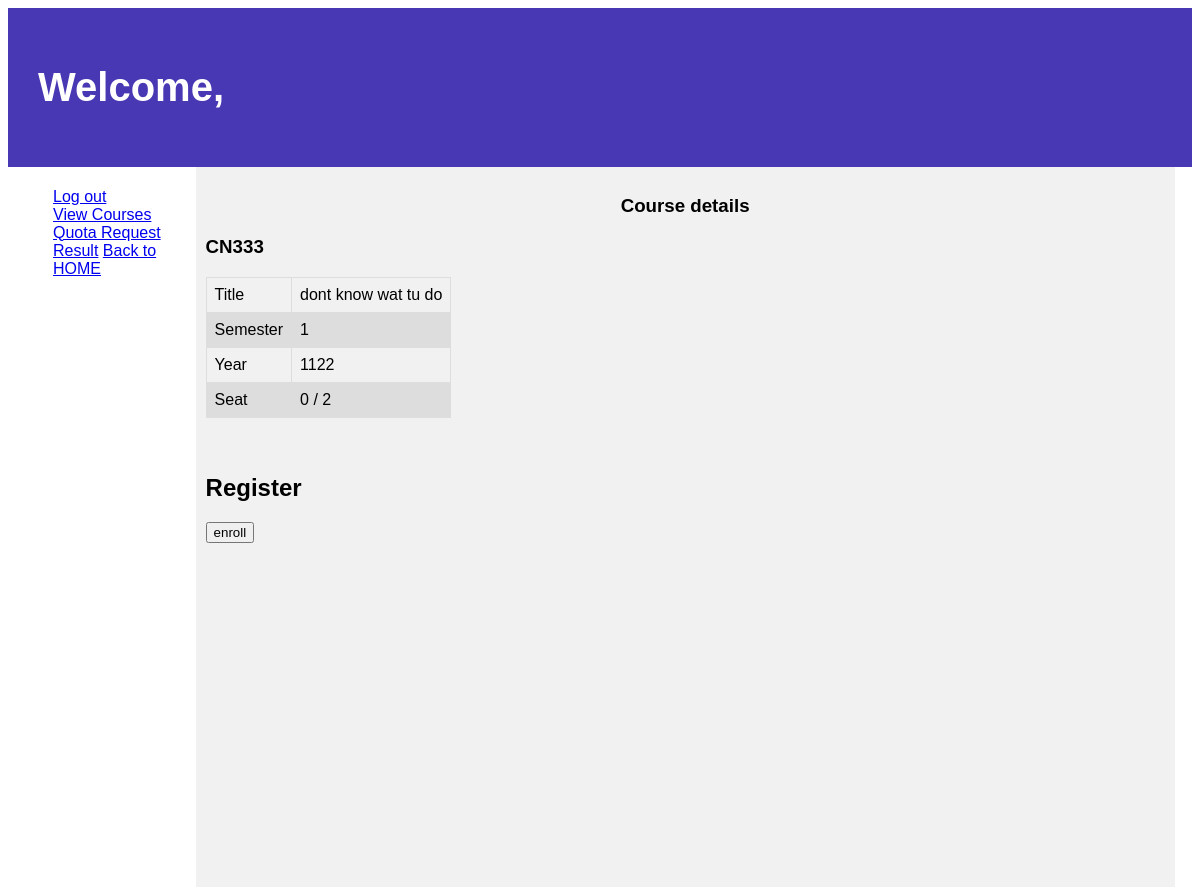
The app's page /courses/4/, older data.
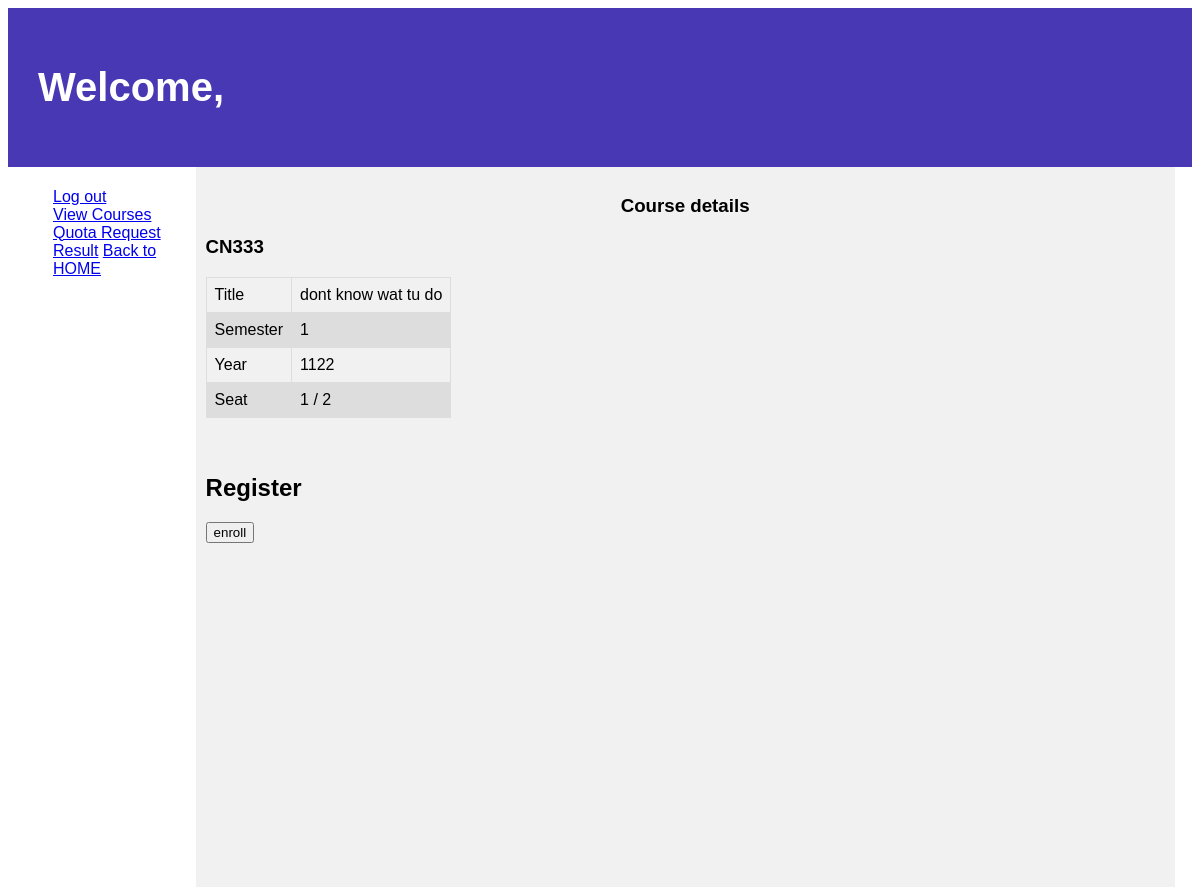
The same page, newer data.
### courses/models.py (models this page shows, shortened)
class Course(models.Model):
    c_id = models.CharField(max_length=5, unique=True)
    title = models.CharField(max_length=64, null=True, blank=True)
    semmester = models.IntegerField(null=True, blank=True)
    year = models.IntegerField(null=True, blank=True)
    seat_count = models.IntegerField(default=0, null=True, blank=True)
    max_seat = models.IntegerField(null=True, blank=True, default=5)
    quota = models.BooleanField(default=True)
    attend = models.ManyToManyField(User, blank=True)

### courses/views.py (the view)
# urls.py: path("<int:id>/",views.course, name="course"),
def course(request, id):
    course = Course.objects.get(pk=id)
    User = get_user_model()
    users = User.objects.all()
    course.seat_count = course.attend.count()
    course.save()
    return render(request, "courses/course.html", {
        "course": course,
        "User" : users
    })

### courses/templates/courses/course.html (shortened to what this page needs)
{% extends "courses/layout.html" %}
{% block body %}
<header>
    <h1> Welcome, {{ request.user.first_name }}</h1>
  </header>
  <section>
    <nav>
      <ul>
        <a href="{% url 'logout' %}">Log out</a>
        <br>
        <a href="{% url 'c_index' %}">View Courses</a>
        <br>
        <a href="{% url 'quota' %}">Quota Request Result</a>
        <a href="{% url 'index' %}">Back to HOME</a>
        <br>
      </ul>
    </nav>
    <article>
        <h1 align="center">Course details</h1>
        <h1>{{ course.c_id }}</h1>
<table>
      <tr>
        <td>Title </td>
        <td>{{ course.title }}</td>
      </tr>
      <tr>
        <td>Semester</td>
        <td>{{ course.semmester }}</td>
      </tr>
      <tr>
        <td>Year</td>
        <td>{{ course.year }}</td>
      </tr>
      <tr>
        <td>Seat</td>
        <td>{{ course.seat_count }} / {{ course.max_seat }}</td>
      </tr>
</table>
<br>
<br>
{% if course.quota  %}
<h2>Register</h2>
<form action="{% url 'book' course.id %}" method="POST">
    <input type="submit" value="enroll">
</form>
{% endif %}
    </article>
  </section>
{% endblock %}

Row changes from the older to the newer data that the page shows:
changed Course "CN333": seat_count "0" → "1"
